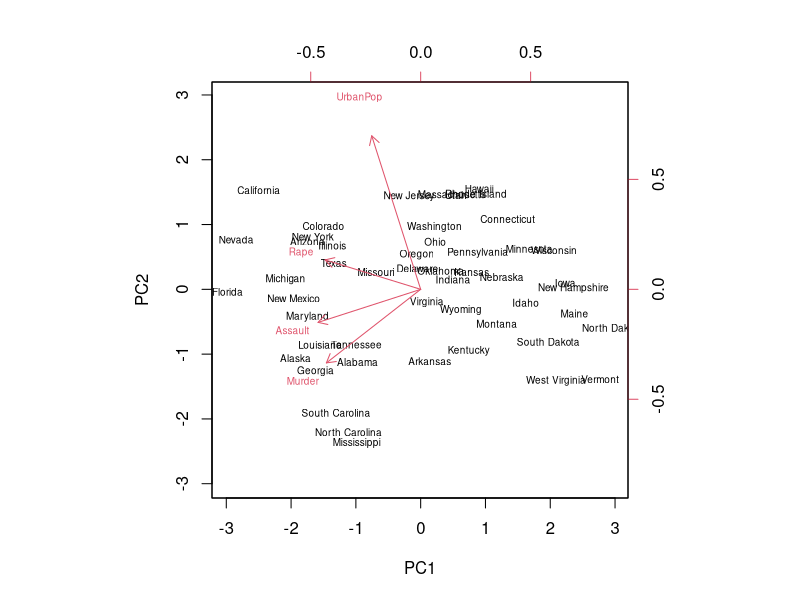
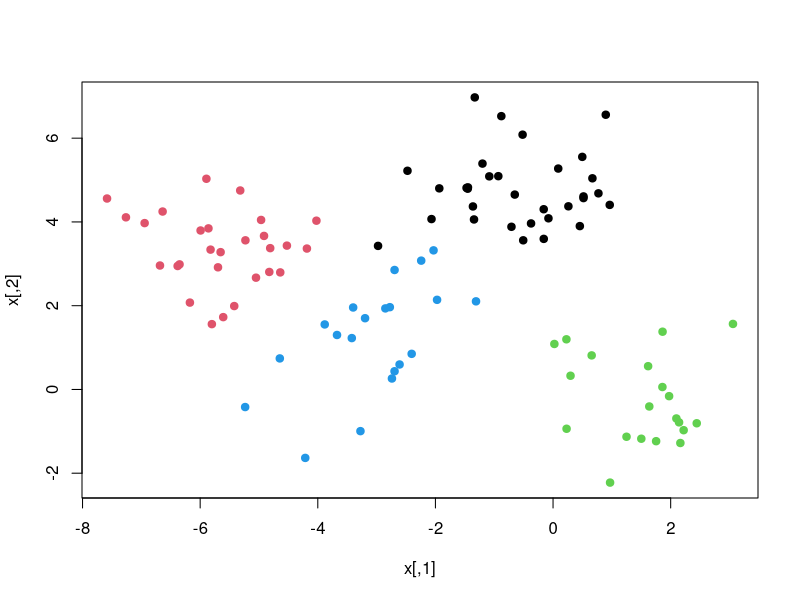
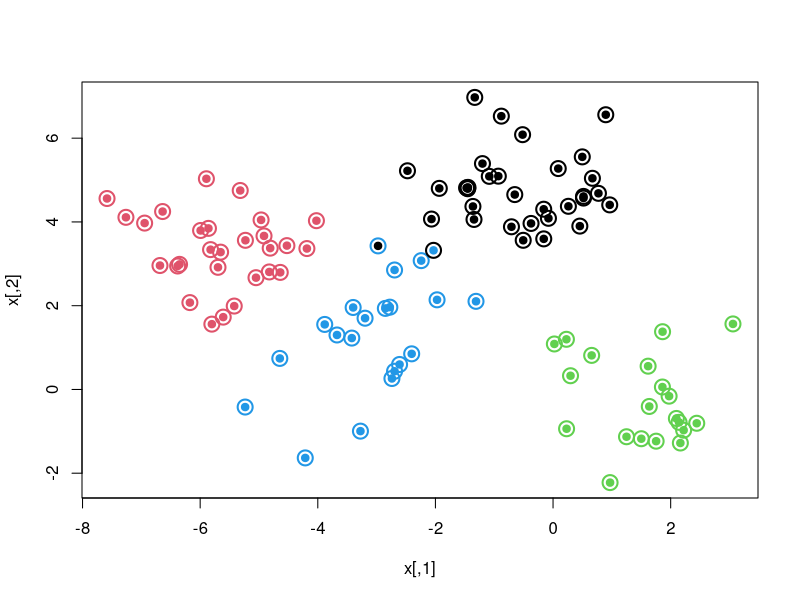
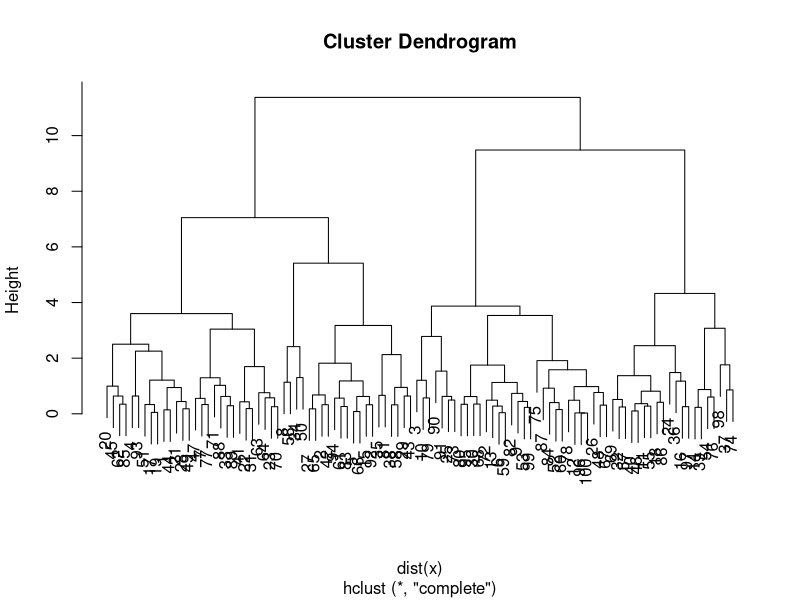
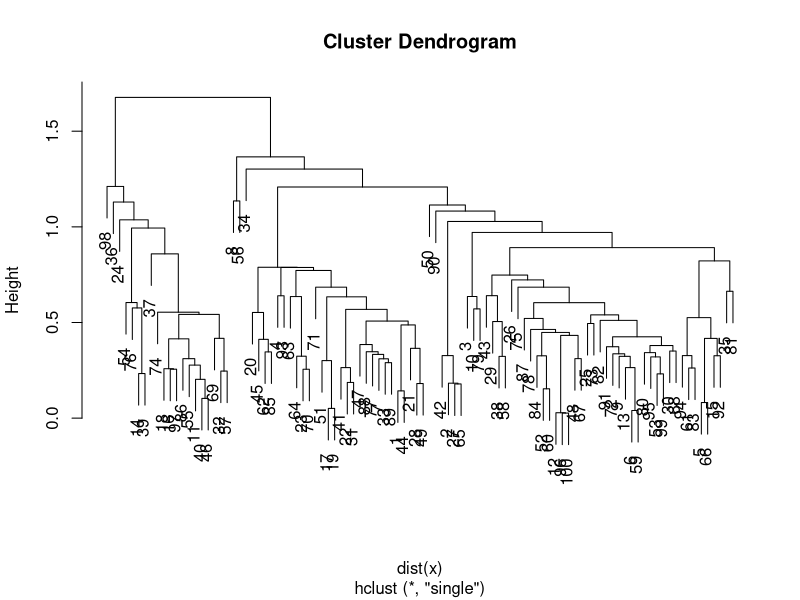
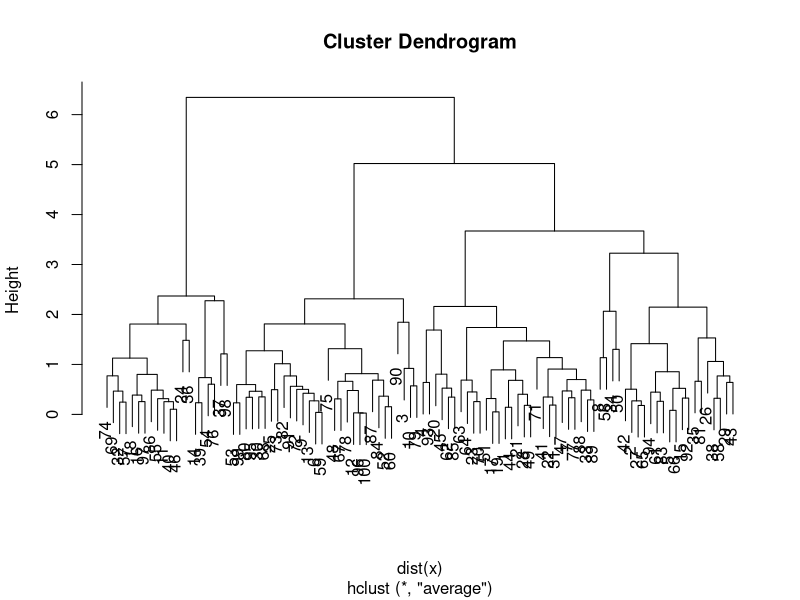
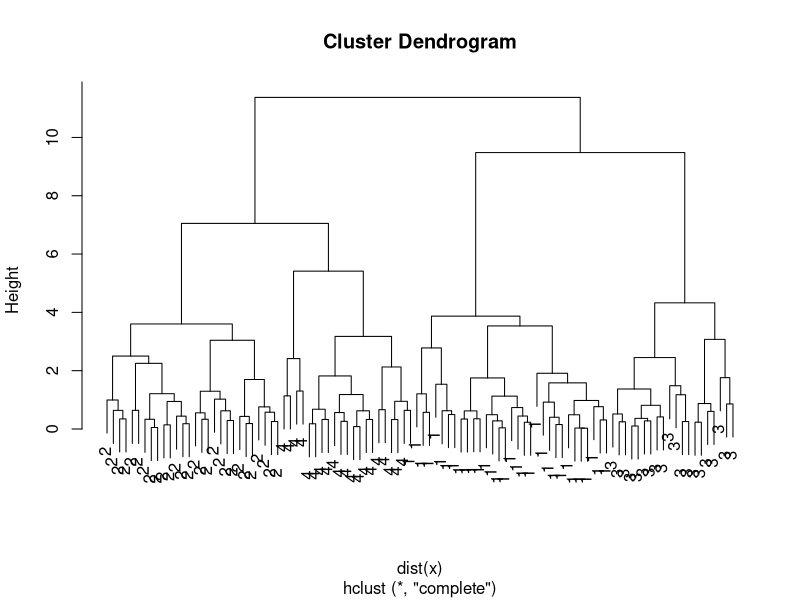

Reproduce these figures in R, in order.
dimnames(USArrests)
apply(USArrests,2,mean)
apply(USArrests,2, var)

pca.out=prcomp(USArrests,scale=TRUE)
pca.out
names(pca.out)
biplot(pca.out,scale=0,cex=.6)

# k-means clustering

set.seed(101);
x=matrix(rnorm(100*2),100,2);
xmean=matrix(rnorm(8,sd=4),4,2)
which=sample(1:4,100,replace=TRUE)
x=x+xmean[which,]
plot(x,col=which,pch=19)

km.out=kmeans(x,4,nstart=15)
km.out
plot(x,col=km.out$cluster,cex=2,pch=1,lwd=2)
points(x,col=which,pch=19)

# hierarchical clustering

hc.complete=hclust(dist(x),method="complete")
plot(hc.complete)
hc.single=hclust(dist(x),method="single")
plot(hc.single)
hc.avg=hclust(dist(x),method="average")
plot(hc.avg)

hc.cut=cutree(hc.complete,4)
table(hc.cut,which)
table(hc.cut,km.out$cluster)

plot(hc.complete,labels=which)
